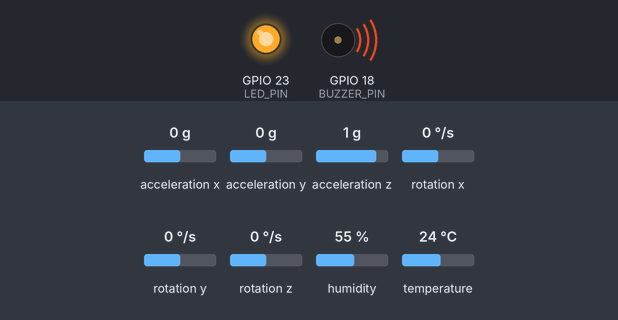
The sketch below on a simulated ESP32. Shown: output pins drawn as LEDs (lit = HIGH), buzzer (waves = sounding, pin HIGH). Dashed ring = blinking. The test bench sets the inputs (shaded band); at power-on: acceleration z 1 g, humidity 55 %, acceleration x 0 g, acceleration y 0 g, rotation x 0 °/s, rotation y 0 °/s, rotation z 0 °/s, temperature 24 °C. What the sketch prints to the serial monitor is not drawn.

Above: at 2.9 s.
3.0 s: acceleration z set to 0 g
At 5.3 s:
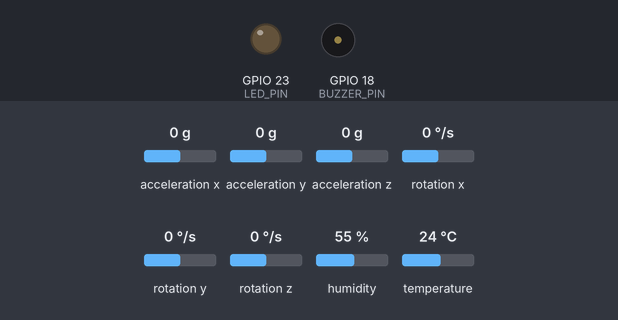
9.2 s: humidity set to 41 %
12.1 s: humidity set to 38 %
At 13.2 s:
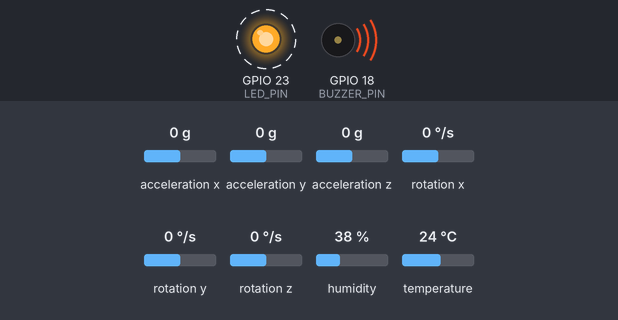
18.3 s: humidity set to 40 %
At 19.8 s:
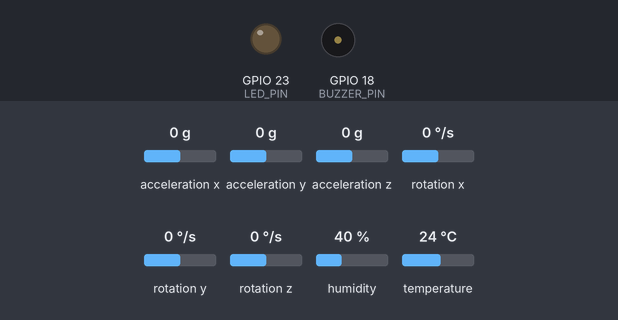
21.2 s: humidity set to 22 %
At 23.7 s:
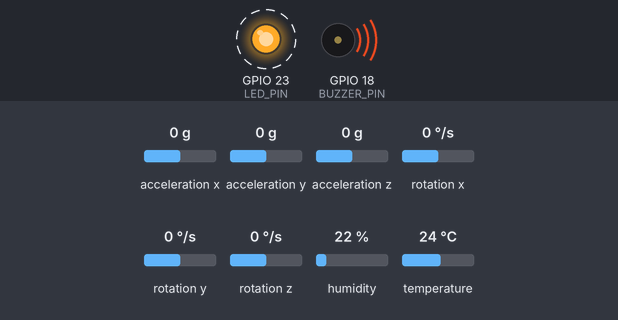
Timing chart, 0 to 28.4 s (numbered marks = the images above; inputs shaded):
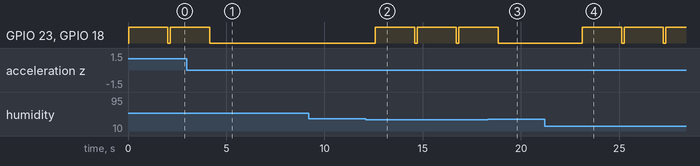

Measured:
- the behaviour switches between 40 and 39 % on humidity (found by bisection; images 1 and 2)
- after the input at 3.0 s, GPIO 23 (LED_PIN), GPIO 18 (BUZZER_PIN): goes on until 4.2 s, then stays LOW
- after the input at 9.2 s, every drawn part: stays the same
- after the input at 12.1 s, GPIO 23 (LED_PIN), GPIO 18 (BUZZER_PIN): alternates HIGH for 2.0 s and LOW for 0.13 s, starting after 0.49 s
- after the input at 18.3 s, GPIO 23 (LED_PIN), GPIO 18 (BUZZER_PIN): goes on until 18.8 s, then stays LOW
- after the input at 21.2 s, GPIO 23 (LED_PIN), GPIO 18 (BUZZER_PIN): alternates HIGH for 2.0 s and LOW for 0.13 s, starting after 1.9 s

The sketch:

monitoramento-apenas-sensores.ino
```cpp
#include <Wire.h>
#include <MPU6050.h>
#include <DHT.h>

// Definições de sensores e atuadores
#define DHTPIN 15
#define DHTTYPE DHT11
#define LED_PIN 23
#define BUZZER_PIN 18
#define MPU_SCL 21
#define MPU_SDA 22

// Inicialização dos sensores
DHT dht(DHTPIN, DHTTYPE);
MPU6050 mpu;

// Definir o número de amostras para a média
#define NUM_SAMPLES 100

// Variáveis de média
int16_t ax_avg = 0, ay_avg = 0, az_avg = 0;

void setup() {
  // Inicia a comunicação serial
  Serial.begin(115200);

  // Configura pinos de LED e buzzer
  pinMode(LED_PIN, OUTPUT);
  pinMode(BUZZER_PIN, OUTPUT);

  // Inicia o sensor DHT11
  dht.begin();

  // Inicia a comunicação com o MPU6050
  Wire.begin(MPU_SDA, MPU_SCL);
  mpu.initialize();

  // Verifica se o MPU6050 foi inicializado corretamente
  if (!mpu.testConnection()) {
    Serial.println("Erro de conexão com o MPU6050");
    while (1);
  }
}

void loop() {
  // Lê a temperatura e umidade
  float temperature = dht.readTemperature();
  float humidity = dht.readHumidity();

  // Lê os dados do acelerômetro
  int16_t ax, ay, az;
  mpu.getAcceleration(&ax, &ay, &az);

  // Exibe as leituras no Serial Monitor
  Serial.print("Temperatura: ");
  Serial.print(temperature);
  Serial.print(" C, Umidade: ");
  Serial.print(humidity);
  Serial.print(" %, Acelerômetro: ");
  Serial.print("AX: "); Serial.print(ax);
  Serial.print(" AY: "); Serial.print(ay);
  Serial.print(" AZ: "); Serial.println(az);

  // Calcular a média das acelerações
  ax_avg = (ax_avg * (NUM_SAMPLES - 1) + ax) / NUM_SAMPLES;
  ay_avg = (ay_avg * (NUM_SAMPLES - 1) + ay) / NUM_SAMPLES;
  az_avg = (az_avg * (NUM_SAMPLES - 1) + az) / NUM_SAMPLES;

  // Verifica condições de risco

  // Condição 1: Temperatura de 20 à 30 graus é segura
  if (temperature < 20 || temperature > 30) {
    acionarAlerta();
  }

  // Condição 2: Umidade de 40% à 60% é segura(por conta da sala tá com mais de 60% de umidade coloquei só o abaixo de 40%)
  if (humidity < 40) {
    acionarAlerta();
  }

  // Condição 3: Movimento brusco
  // Verifica a diferença entre a aceleração atual e a média
  int threshold = 1000;  // Limite para detectar um movimento significativo
  if (abs(ax - ax_avg) > threshold || abs(ay - ay_avg) > threshold || abs(az - az_avg) > threshold) {
    acionarAlerta();
  }

  delay(100);  // Atraso pequeno para evitar leituras rápidas demais
}


void acionarAlerta() {
  // Aciona o buzzer
  digitalWrite(BUZZER_PIN, HIGH);

  // Acende o LED
  digitalWrite(LED_PIN, HIGH);

  // Aguarda 2 segundos para o alerta
  delay(2000);

  // Desliga o buzzer e o LED
  digitalWrite(BUZZER_PIN, LOW);
  digitalWrite(LED_PIN, LOW);
}
```
